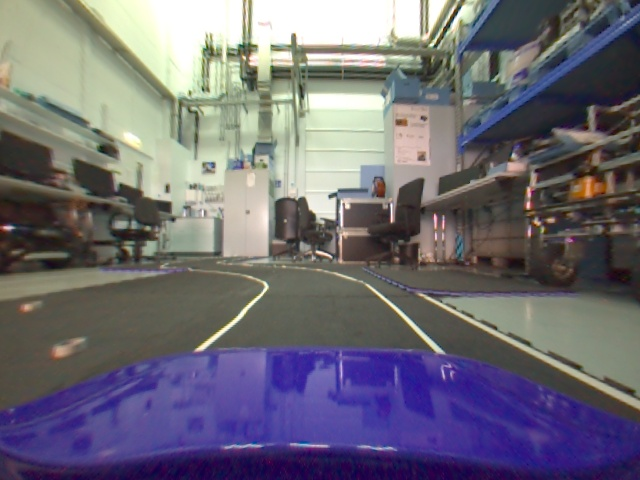
#> input picture camera/src/test_images/ADAS_straight1.jpeg, 640 x 480 px
$ python perspective_transform.py   (Python 2 division)
#> lines starting #> are read from the running program, lines starting #| are printed output that depends on the picture
import pickle
import cv2
import numpy as np
from os.path import join, basename
import os

# Program local libraries
#from load_parameters import load_camera_mtx_dist_from_pickle as load_mtx_dist


FolderPath = os.path.dirname(__file__)

mode = 4 #1 Original, 2 Webcam, 3 ADAS Car test Picture, 4 ADAS Car Simulation Node.

# Where are the road test images?
road_test_images_dir = FolderPath + '/test_images'

# Point to a straight road image here

if mode == 1:
    #Original
    road_straight_image_filename = 'straight_lines2.jpg'
elif mode == 2:
    #Webcam Picture
    road_straight_image_filename = 'ADAS_straight0.jpeg'
else:
    #ADAS Car
    road_straight_image_filename = 'ADAS_straight1.jpeg'
    #road_straight_image_filename = 'ADAS_straight2.jpeg'


# Where you want to save warped straight image for check?
road_straight_warped_image_dir = FolderPath + '/output_images/bird_eye_test'

# Where you want to save the transformation matrices (M,Minv)?
M_Minv_output_dir = FolderPath + '/output_images/camera_cal'

# [5 lines of commented-out code are left out]
bottom_width=0.4
top_width=0.092
height=0.4
car_hood=45


# Sort coordinate points clock-wise, starting from top-left
# Inspired by the following discussion:
# http://stackoverflow.com/questions/1709283/how-can-i-sort-a-coordinate-list-for-a-rectangle-counterclockwise
# [35 lines left out: functions order_points, get_transform_matrices, not called in this run]

def get_transform_matrices_2(source_pts, destination_pts):

    # Compute the perspective transform matrix and the inverse of it
    M = cv2.getPerspectiveTransform(source_pts, destination_pts)
    Minv = cv2.getPerspectiveTransform(destination_pts, source_pts)
    return M, Minv


# Re-using one of my functions used in the first detection project
# Modified to crop car hood
# [20 lines left out: function trapezoid_vertices, not called in this run]


def get_perspective_and_pickle_M_Minv():
    # Optimize source points by using straight road test image
    # Load image
    Readname = join(road_test_images_dir, road_straight_image_filename)
    img = cv2.imread(Readname)
#> img is the input picture: shape (480, 640, 3); mean B, G, R 117.2, 107, 110.5
    if mode == 1:
        #Original
        img_size = (img.shape[1], img.shape[0])
        testImage = img.copy()
        # Get the points by image ratios
        pts = trapezoid_vertices(img, bottom_width=bottom_width,top_width=top_width,height=height, car_hood=car_hood)
        # Modify it to expected format
        pts = pts.reshape(pts.shape[1:])
        pts = pts.astype(np.float32)
        # Give user some data to check
        print('Here are the initial src pts:', pts)
        # get the transform matrices
        M, Minv = get_transform_matrices(pts, img_size)
        cv2.circle(testImage, (pts[0,0], pts[0,1]), 10, (255,0,0), thickness=5, lineType=8, shift=0)
        cv2.circle(testImage, (pts[1,0], pts[1,1]), 10, (255,0,0), thickness=5, lineType=8, shift=0)
        cv2.circle(testImage, (pts[2,0], pts[2,1]), 10, (255,0,0), thickness=5, lineType=8, shift=0)
        cv2.circle(testImage, (pts[3,0], pts[3,1]), 10, (255,0,0), thickness=5, lineType=8, shift=0)
        # transform image and save it
        warped = cv2.warpPerspective(img, M, img_size, flags=cv2.INTER_LINEAR)
        write_name1 = join(road_straight_warped_image_dir, 'Warped_' + basename(Readname) )
        cv2.imwrite(write_name1,warped)
    else:
        testImage = img[0:img.shape[0], 0:img.shape[1]].copy() #y,x # 30 y 25
        img_size = (testImage.shape[1], testImage.shape[0])
        #Order is: topLeft, topRight, bottomLeft, bottomRight
        if mode == 2: #Webcam
            print "Tests"
            #pts = np.array(((135,200),[458,200],[0, 270],[608, 270]), dtype=np.int32)
        elif (mode == 3) or (mode == 4): #ADAS Camera
            pts = np.array(([20,265],[620,265],[30, 340],[610, 340]), dtype=np.int32)
            #pts = np.array(((180,265),[458,265],[30, 340],[608, 340]), dtype=np.int32) #backup
        else:
            print "Pending"
            #pts = np.array(((135,300),[458,300],[0, 400],[608, 400]), dtype=np.int32)

        cv2.circle(testImage, (pts[0,0], pts[0,1]), 10, (255,0,0), thickness=5, lineType=8, shift=0)
        cv2.circle(testImage, (pts[1,0], pts[1,1]), 10, (255,0,0), thickness=5, lineType=8, shift=0)
        cv2.circle(testImage, (pts[2,0], pts[2,1]), 10, (255,0,0), thickness=5, lineType=8, shift=0)
        cv2.circle(testImage, (pts[3,0], pts[3,1]), 10, (255,0,0), thickness=5, lineType=8, shift=0)
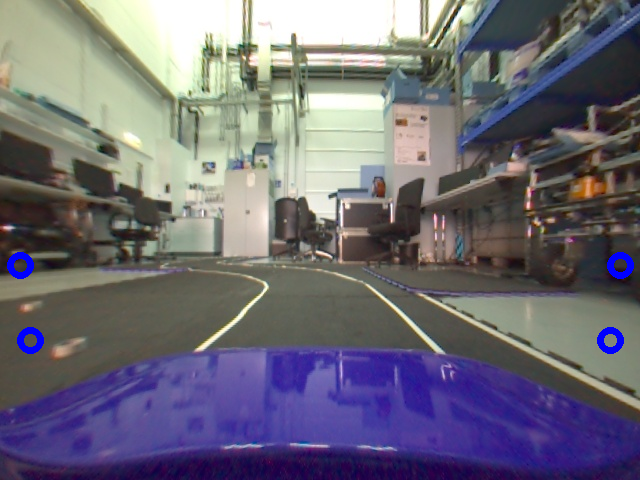
#> testImage: shape (480, 640, 3); mean B, G, R 118.2, 106.6, 110
        source_pts = np.float32([(pts[0,0], pts[0,1]), (pts[1,0], pts[1,1]), (pts[2,0], pts[2,1]), (pts[3,0], pts[3,1])])
        destination_pts = np.float32([[0, 0], [img_size[0],0], [0,img_size[1]], [img_size[0], img_size[1]]])
        M, Minv = get_transform_matrices_2(source_pts, destination_pts)
        # transform image and save it
        warped = cv2.warpPerspective(img, M, img_size)
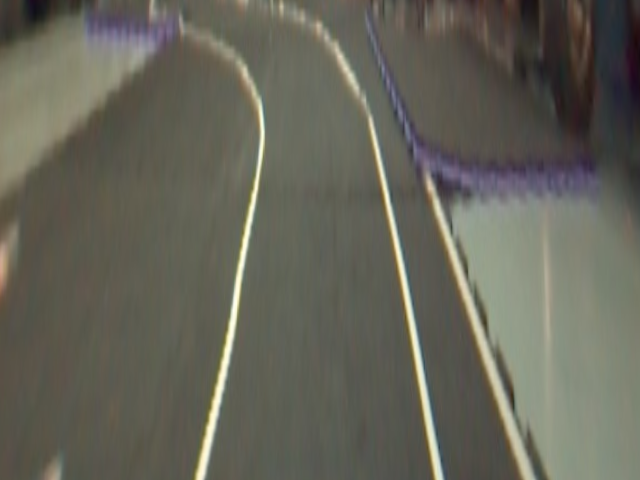
#> warped: shape (480, 640, 3); mean B, G, R 89.3, 100.7, 101.6
        write_name1 = join(road_straight_warped_image_dir, 'Warped_' + basename(Readname) )
        cv2.imwrite(write_name1,warped)


    # Monox edits
    write_name2 = join(road_straight_warped_image_dir, 'Warped2_' + basename(Readname) )
    cv2.imwrite(write_name2, testImage)


    # Save the transformation matrices for later use
    dist_pickle = {}
    dist_pickle["M"] = M
    dist_pickle["Minv"] = Minv
    dist_pickle["pts"] = pts
    dist_pickle["mode"]= mode
    write_name2 = join(M_Minv_output_dir,'perspective_trans_matrices.p')
    pickle.dump( dist_pickle, open( write_name2, "wb" ) )

    print('Done!')
    print("Warped image test: from [" + basename(Readname)  + "] to [" + basename(write_name1) + "]")
    print("Here is the warped image: [" + write_name1  + "]")
    print("M and Minv saved: [pickled file saved to: " + write_name2  + "]")


if __name__ == '__main__':
    get_perspective_and_pickle_M_Minv()

$ run again, with camera/src/test_images/straight_lines1.jpg copied over camera/src/test_images/ADAS_straight1.jpeg
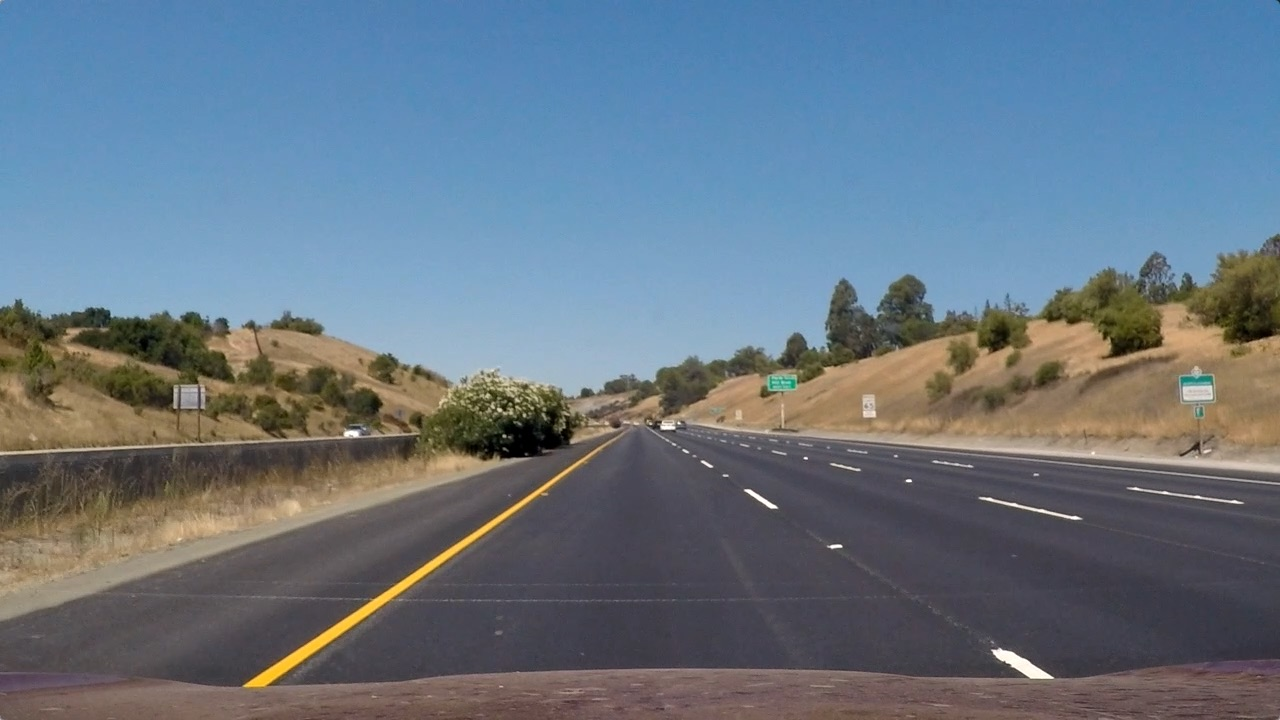
#> input picture camera/src/test_images/straight_lines1.jpg, 1280 x 720 px
#> in get_perspective_and_pickle_M_Minv, img is the input picture: shape (720, 1280, 3); mean B, G, R 131.2, 117.7, 103.2
#> in get_perspective_and_pickle_M_Minv, `cv2.circle(testImage, (pts[3,0], pts[3,1]), 10, (255,0,0), thickness=5..`:
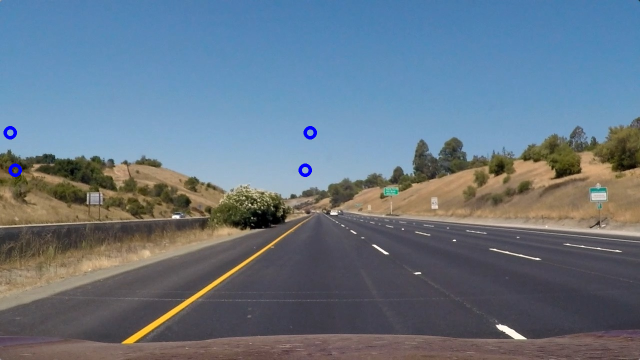
#> testImage: shape (720, 1280, 3) (shown at 1/2 size); mean B, G, R 131.3, 117.5, 102.9
#> in get_perspective_and_pickle_M_Minv, `warped = cv2.warpPerspective(img, M, img_size)`:
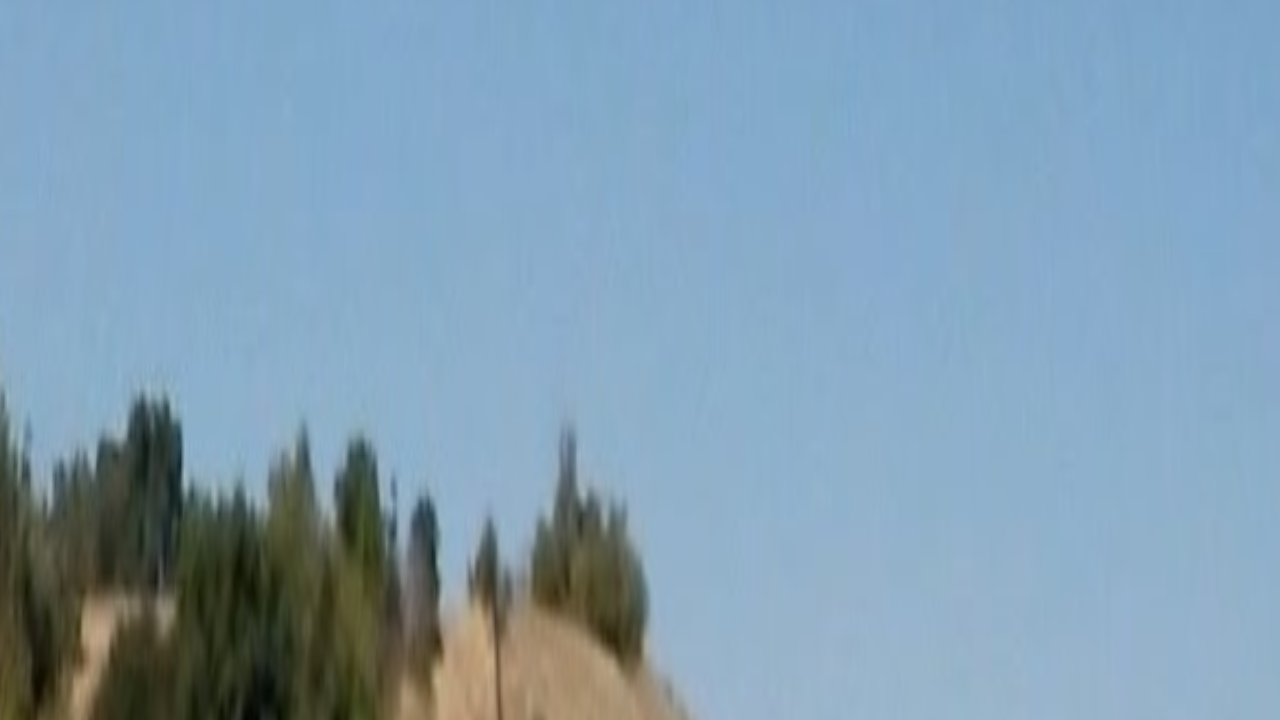
#> warped: shape (720, 1280, 3); mean B, G, R 179, 158.3, 129.3

$ run again, with camera/src/test_images/test0.jpg copied over camera/src/test_images/ADAS_straight1.jpeg
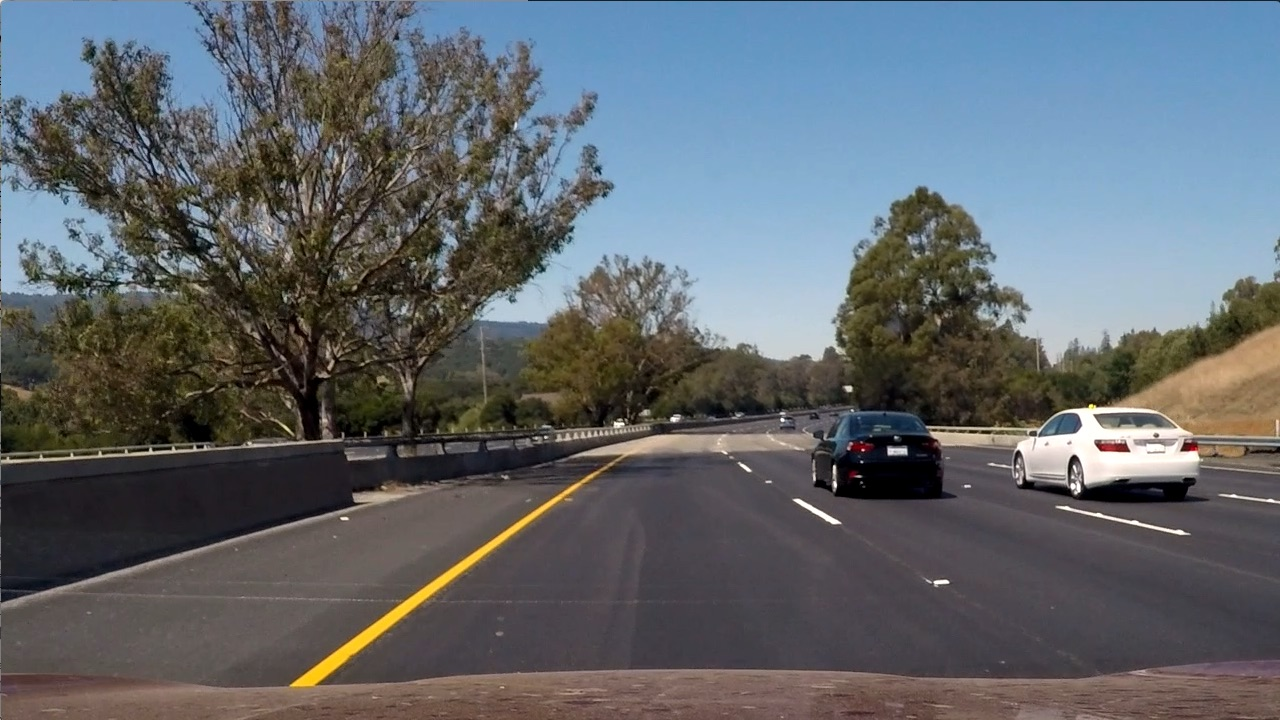
#> input picture camera/src/test_images/test0.jpg, 1280 x 720 px
#> in get_perspective_and_pickle_M_Minv, img is the input picture: shape (720, 1280, 3); mean B, G, R 107.9, 102.6, 97
#> in get_perspective_and_pickle_M_Minv, `cv2.circle(testImage, (pts[3,0], pts[3,1]), 10, (255,0,0), thickness=5..`:
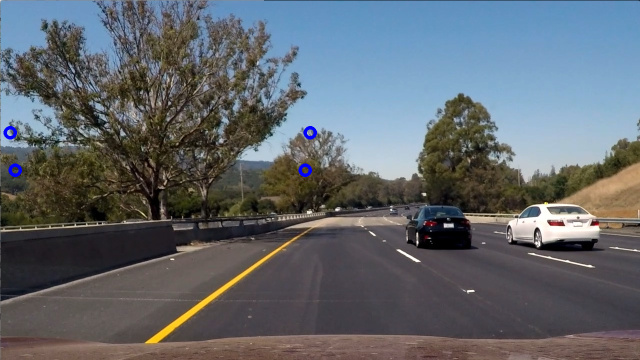
#> testImage: shape (720, 1280, 3) (shown at 1/2 size); mean B, G, R 108.2, 102.4, 96.8
#> in get_perspective_and_pickle_M_Minv, `warped = cv2.warpPerspective(img, M, img_size)`:
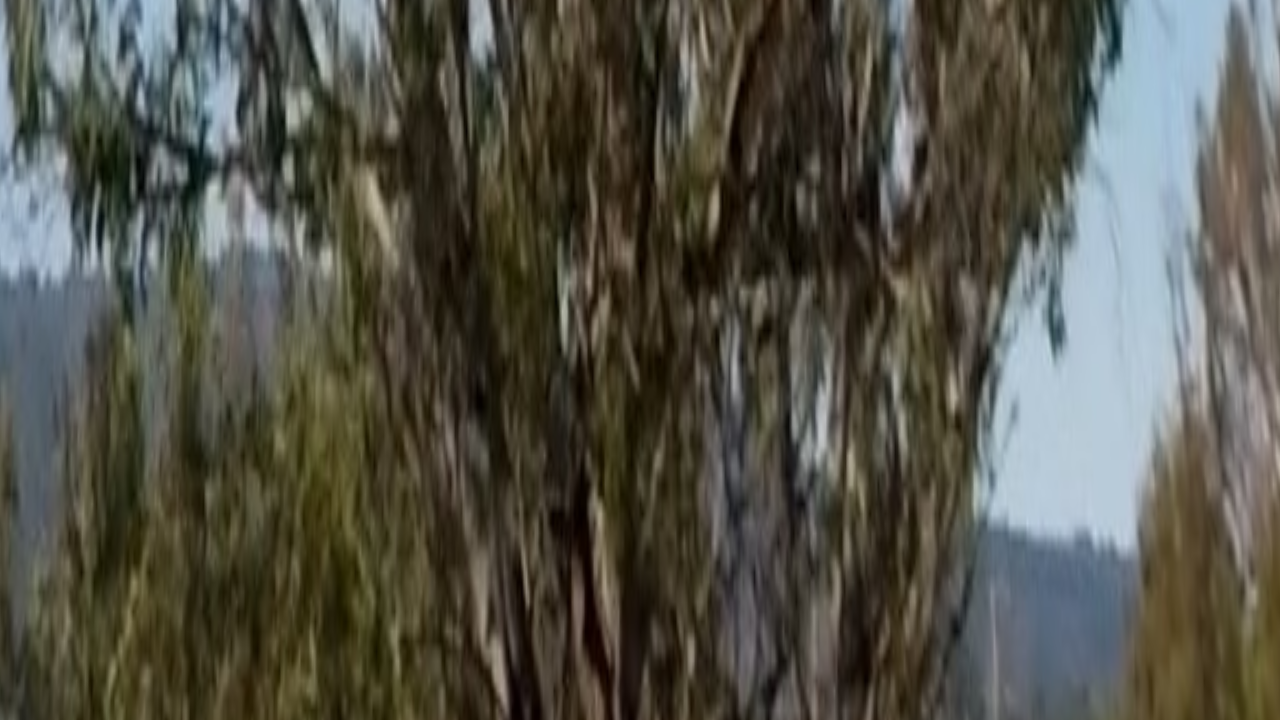
#> warped: shape (720, 1280, 3); mean B, G, R 72.9, 83, 83.9
